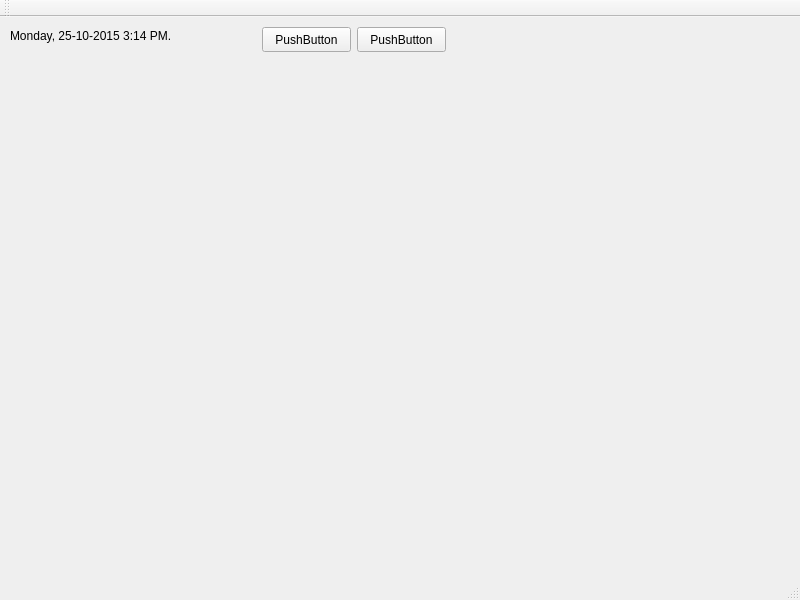
<?xml version="1.0" encoding="UTF-8"?>
<ui version="4.0">
 <class>MainWindow</class>
 <widget class="QMainWindow" name="MainWindow">
  <property name="geometry">
   <rect>
    <x>0</x>
    <y>0</y>
    <width>800</width>
    <height>600</height>
   </rect>
  </property>
  <property name="maximumSize">
   <size>
    <width>800</width>
    <height>600</height>
   </size>
  </property>
  <property name="windowTitle">
   <string>MainWindow</string>
  </property>
  <widget class="QWidget" name="centralWidget">
   <widget class="QPushButton" name="shutdownButton">
    <property name="geometry">
     <rect>
      <x>262</x>
      <y>10</y>
      <width>89</width>
      <height>25</height>
     </rect>
    </property>
    <property name="text">
     <string>PushButton</string>
    </property>
   </widget>
   <widget class="QPushButton" name="pushButton_2">
    <property name="geometry">
     <rect>
      <x>357</x>
      <y>10</y>
      <width>89</width>
      <height>25</height>
     </rect>
    </property>
    <property name="text">
     <string>PushButton</string>
    </property>
   </widget>
   <widget class="QLabel" name="currentDataTime">
    <property name="geometry">
     <rect>
      <x>10</x>
      <y>10</y>
      <width>200</width>
      <height>17</height>
     </rect>
    </property>
    <property name="text">
     <string>Monday, 25-10-2015 3:14 PM.</string>
    </property>
   </widget>
  </widget>
  <widget class="QMenuBar" name="menuBar">
   <property name="geometry">
    <rect>
     <x>0</x>
     <y>0</y>
     <width>800</width>
     <height>22</height>
    </rect>
   </property>
  </widget>
  <widget class="QToolBar" name="mainToolBar">
   <attribute name="toolBarArea">
    <enum>TopToolBarArea</enum>
   </attribute>
   <attribute name="toolBarBreak">
    <bool>false</bool>
   </attribute>
  </widget>
  <widget class="QStatusBar" name="statusBar"/>
 </widget>
 <layoutdefault spacing="6" margin="11"/>
 <resources/>
 <connections/>
</ui>
